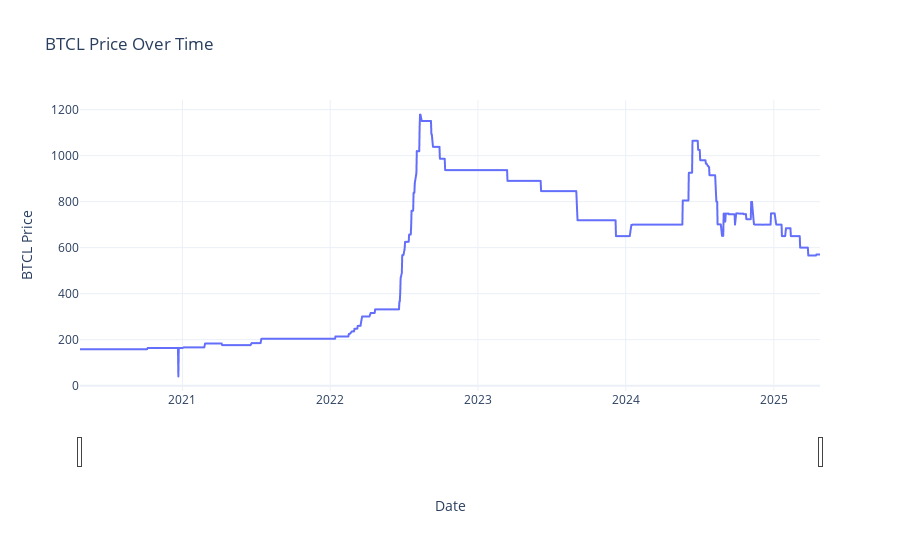

The code cell stored with this chart in its notebook:
### Code cell
import plotly.express as px


# Convert DateTime column to datetime type (if not already)
daily_df['DateTime'] = pd.to_datetime(daily_df['DateTime'])

# Create interactive plot
fig = px.line(daily_df, 
              x='DateTime', 
              y='BTCL',
              title='BTCL Price Over Time',
              labels={'BTCL': 'Price (Ngultrum)', 'DateTime': 'Date'},
              template='plotly_white')

# Add customization
fig.update_layout(
    hovermode='y unified',  # Show hover data for all points on x-axis
    xaxis_title='Date',
    yaxis_title='BTCL Price',
    xaxis_rangeslider_visible=True  # Adds zoom slider at bottom
)

# Add hover data formatting
fig.update_traces(
    hovertemplate='<b>%{x|%Y-%m-%d}</b><br>Price: Nu.%{y:.2f}'
)

# Show the plot
fig.show()

### Figure 1 — Plotly figure (JSON) as saved in the notebook; plotly's stock layout.template omitted (floating-point values rounded to 4 significant figures; data arrays with more than 128 entries replaced by an {"elided": "..."} marker saying what was removed)
{"data": [{"hovertemplate": "<b>%{x|%Y-%m-%d}</b><br>Price: Nu.%{y:.2f}", "legendgroup": "", "line": {"color": "#636efa", "dash": "solid"}, "marker": {"symbol": "circle"}, "mode": "lines", "name": "", "showlegend": false, "type": "scattergl", "x": {"elided": "1230 str values"}, "xaxis": "x", "y": {"elided": "1230 float values"}, "yaxis": "y"}], "layout": {"hovermode": "y unified", "legend": {"tracegroupgap": 0}, "title": {"text": "BTCL Price Over Time"}, "xaxis": {"anchor": "y", "domain": [0, 1], "rangeslider": {"visible": true}, "title": {"text": "Date"}}, "yaxis": {"anchor": "x", "domain": [0, 1], "title": {"text": "BTCL Price"}}}}
